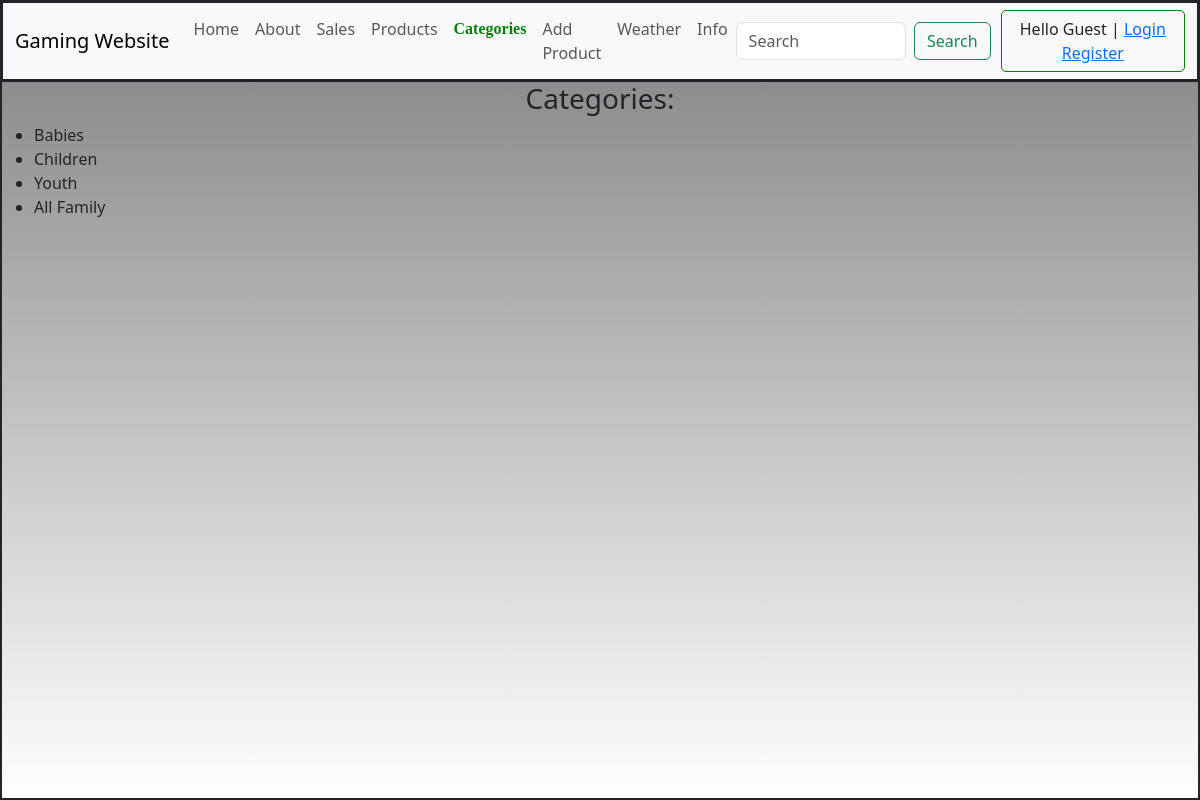
The page /products/categories on the database its author committed.
### products/models.py (models this page shows, shortened)
class CategoryModel(Model):
    name = CharField(max_length = 50)
    class Meta:
        db_table = "categories"

### products/views.py (the view)
# urls.py: path("categories", views.categories, name="categories"),
def categories(request):
    categories = CategoryModel.objects.all()
    context = {"active": "categories", "categories": categories}
    return render (request, "categories.html", context)

### products/templates/categories.html (shortened to what this page needs)
{% extends "layout.html" %}
{% load static %}
{% block content %}
<h3>Categories:</h3>
<ul>
    {% for c in categories%}
    <li>{{c.name}}</li>
    {% endfor %}
</ul>
{% endblock content %}

### static/css/style.css (style rules this page uses)
html, body { margin: 0; padding: 0; height: 100%; background-image: linear-gradient(to bottom, gray, white); text-align: center; }
ul { text-align: left; }

### rows shown on the page
CategoryModel: name "Babies"
CategoryModel: name "Children"
CategoryModel: name "Youth"
CategoryModel: name "All Family"
